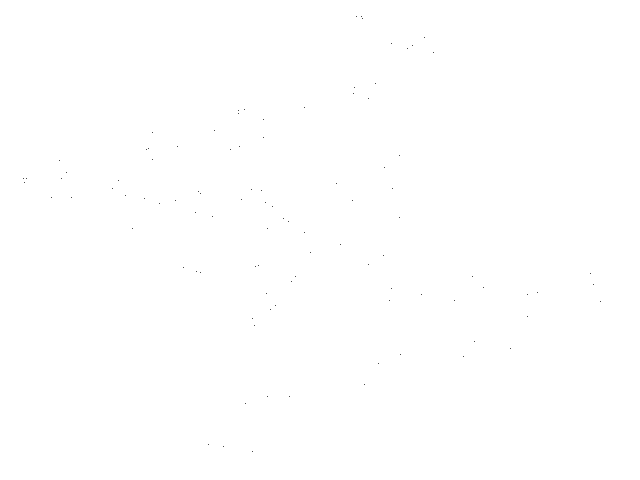
Frame 1 (no input)
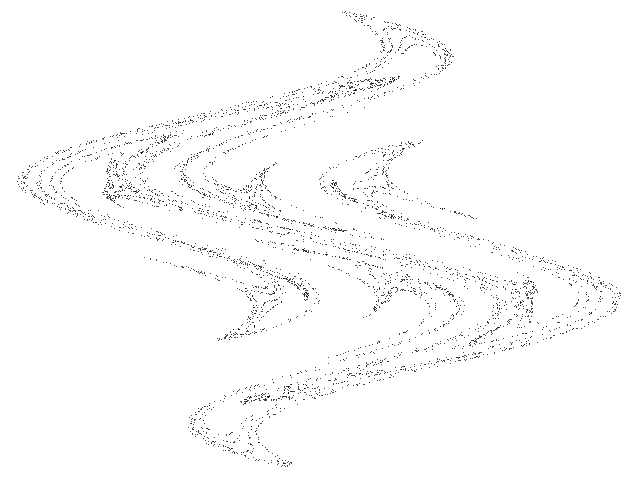
Frame 60 (the mouse pressed at the canvas centre just before this capture)
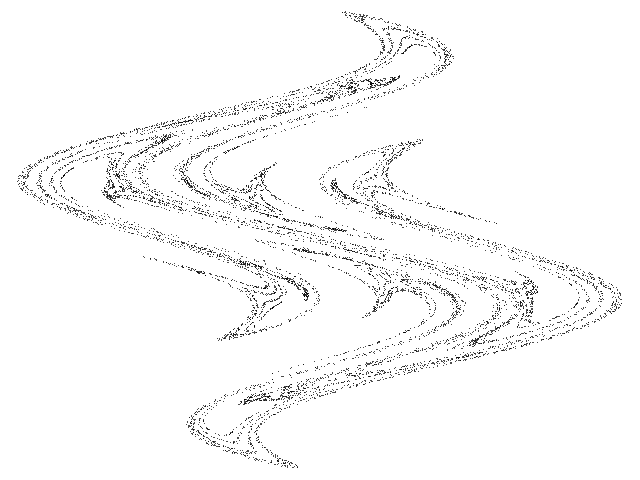
Frame 120 (the mouse held since frame 60 and released just before this capture)

The Processing sketch that drew these frames (run headless with seeded random() and noise(); from frame 60 on, the mouse is pressed at the canvas centre):

// Processing sketch: Sine_Delay
// ── Sine_Delay.pde
// Sine delayed chaotic map //

  float x = 0.1;
  float y = 0.1;
  float a = 3.0;
  float b = 0.8;

void setup() {
  
  size(640, 480);
  background(255);
  
}

void draw() {
  
  for (int i=0;i<100;i++) {
    
    float nx = x;
    float ny = y;
        
    x = b * ny + a * sin(nx);
    y = nx;
  
    point(320+(53*x), 240+(40*y));
        
  }

}
